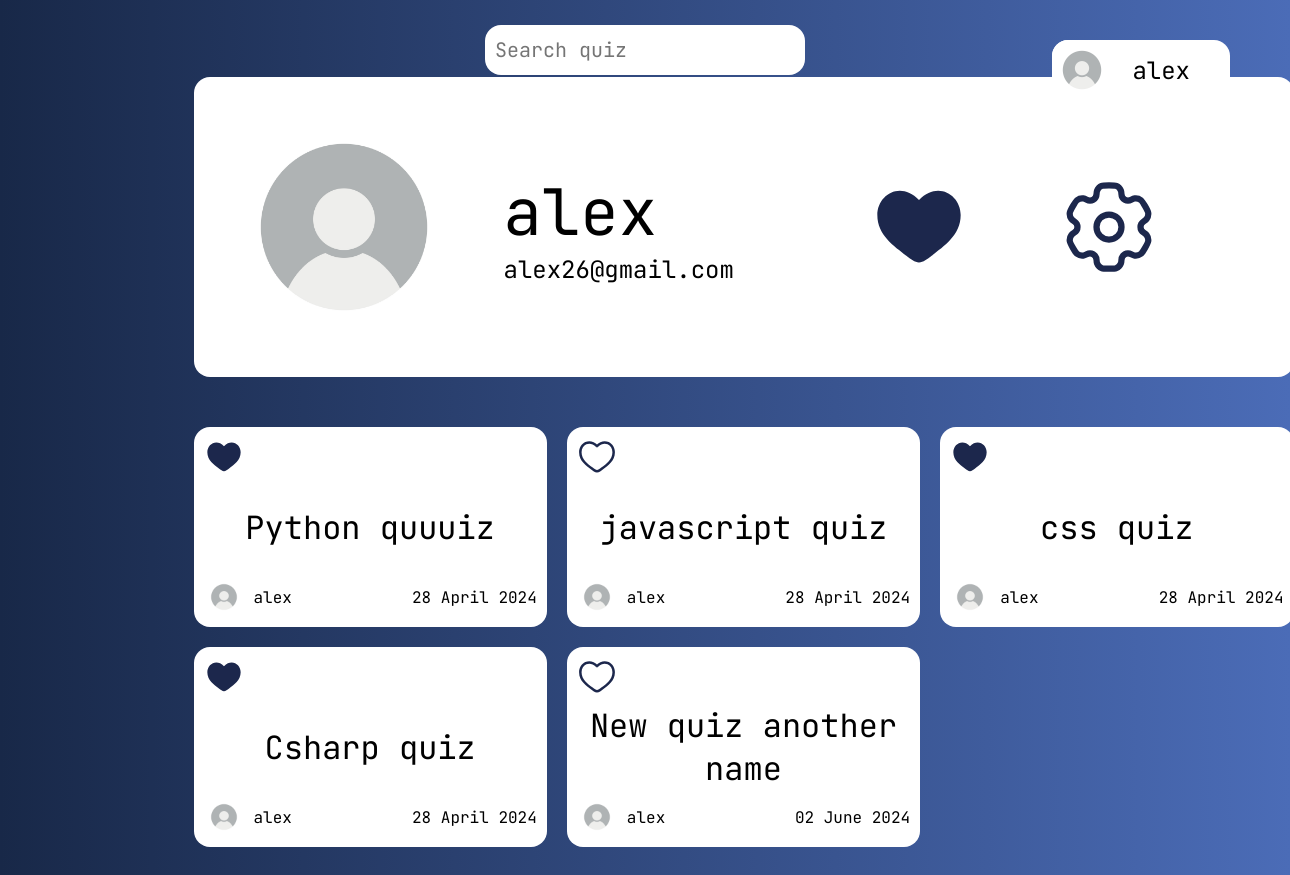
Screenshot of /user/1/ (signed in) with the database file from the repository.
### quiz_app/models.py (models this page shows, shortened)
class Quiz(models.Model):
    DIFFICULTY_CHOICES = (
        ('Easy', 'Easy'),
        ('Moderately Easy', 'Moderately Easy'),
        ('Intermediate', 'Intermediate'),
        ('Moderately Hard', 'Moderately Hard'),
        ('Hard', 'Hard'),
    )
    id = models.AutoField(primary_key=True)
    title = models.CharField(max_length=100)
    description = models.TextField(default='description')
    author = models.ForeignKey(User, on_delete=models.CASCADE, default=1)
    difficulty = models.CharField(max_length=20, choices=DIFFICULTY_CHOICES, default='Easy')
    created_at = models.DateTimeField(default=date.today, editable=False)
    tags = models.ManyToManyField(Tag)
    is_public = models.BooleanField(default=True)
    class Meta:
        verbose_name_plural = "Quizzes"

### quiz_app/views.py (the view)
# urls.py: path('user/<int:pk>/', user_page, name='user'),
def user_page(request, pk):
    user = User.objects.get(pk=pk)
    user_avatar = "a"
    users_quizzes = Quiz.objects.filter(author=user)
    liked_quizzes = set(LikeQuiz.objects.filter(user__id=request.user.pk).values_list('quiz_id', flat=True))
    context = {'user': user, 'user_avatar': user_avatar, 'users_quizzes': users_quizzes, 'liked_quizzes': liked_quizzes}
    return render(request, 'quiz_app/user/user.html', context)

### quiz_app/templates/quiz_app/user/user.html (shortened to what this page needs)
{% extends 'quiz_app/base.html' %}
{% load static %}
{% block styles %}
<link rel="stylesheet" href="{% static 'quiz_app/css/user.css' %}">
{% endblock %}
{% block content %}
<div class="userblock">
    <div class="userblock-info">
        <div class="userblock-left">
            {% if user_avatar.avatar %}
                <img class="user-avatar" src="{{ user_avatar.avatar.url }}" alt="">
            {% else %}
                <img class="user-avatar" src="/media/site/user_avatar.jpg" alt="">
            {% endif %}
        </div>
        <div class="userblock-right">
            <a href="{% url 'user' pk=user.pk %}"><h2 class="username">{{user.username}}</h2></a>
            <h4 class="useremail">{{user.email}}</h4>
        </div>
        <div class="userblock-buttons">
            <a class="userblock-liked button" href="{% url 'user_liked' pk=user.pk %}">
                <img class="userblock-img" src="/media/site/heart_full.svg" alt="">
            </a>
            {% if request.user.pk == user.pk %}
                <div class="userblock-liked button" onclick="showOptionBlock()">
                    <img id="opetSettings" class="userblock-img" src="/media/site/settings.svg" alt="">
                </div>
            {% endif %}
        </div>
    </div>
</div>
<div class="user-quizzes">
    {% for quiz in users_quizzes %}
        <div>
            <div class="quiz">
                <div class="quiz-rating">
                    {% if quiz.id in liked_quizzes %}
                        <a onclick="dislikeQuiz({{ quiz.id }}, '{{ quiz.title }}')"><img src="/media/site/heart_full.svg" alt="heart"></a>
                    {% else %}
                        <a onclick="likeQuiz({{ quiz.id }}, )"><img src="/media/site/heart_empty.svg" alt="heart"></a>
                    {% endif %}
                </div>
                    <a class="my-quiz quiz-title" href="{% url 'quiz_change' quiz_id=quiz.id %}">{{quiz.title}}</a>
                <div class="quiz-info">
                    <div class="info-user">
                        {% if quiz.author.user_avatar.avatar %}
                            <img class="user-avatar" src="{{ user_avatar.avatar.url }}" alt="">
                        {% else %}
                            <img class="user-avatar" src="/media/site/user_avatar.jpg" alt="">
                        {% endif %}
                        <p>{{quiz.author}}</p>
                    </div>
                    <div class="date">{{quiz.created_at|date:"d F Y"}}</div>
                </div>
            </div>
        </div>
    {% endfor %}
</div>
{% endblock %}

### quiz_app/templates/quiz_app/base.html (shortened to what this page needs)
<!DOCTYPE html>
{% load static %}
<html lang="en">
<head>
    <link rel="stylesheet" href="{% static 'quiz_app/css/base.css' %}">
    {% block styles %}{% endblock %}
</head>
<body>
{% if request.user.is_authenticated %}
    <a href="{% url 'user' pk=request.user.pk %}" class="user">
        {% if request.user.userprofile.avatar %}
            <img src="{{request.user.userprofile.avatar.url}}" alt="" class="user-img">
        {% else %}
            <img src="/media/site/user_avatar.jpg" alt="" class="user-img">
        {% endif %}
        <p class="user-name">{{request.user.username}}</p>
    </a>
{% else %}
    <div class="user user-login">
        <a href="{% url 'login' %}">Login</a>
        <a href="{% url 'sign_up' %}">Sign up</a>
    </div>
{% endif %}
<div class="search-bar">
    <form class="search-bar-form" method="GET" action="{% url 'search' %}">
        <input class="form-input" type="text" placeholder="Search quiz" name="q">
    </form>
</div>
<div class="container">
    {% block content %}
    {% endblock %}
</div>
</body>
</html>

### quiz_app/static/quiz_app/css/base.css (style rules this page uses)
body { font-family: "JetBrains Mono", monospace; font-optical-sizing: auto; font-weight: 400; font-style: normal; background: #4b6cb7; background: -webkit-linear-gradient(to right, #182848, #4b6cb7); background: linear-gradient(to right, #182848, #4b6cb7); }
.container { margin: 0 auto; padding-top: 6%; padding-bottom: 4%; width: 70%; height: fit-content; min-height: 100dvh; }
.user { width: fit-content; height: 60px; background-color: #fff; border-radius: 16px; position: fixed; display: flex; align-items: center; top: 40px; right: 60px; }
.user-img { height: 60px; width: 60px; border-radius: 16px; }
.user-name { margin: 0 40px 0 20px; font-size: 24px; }
.search-bar { width: 320px; height: 50px; background-color: #fff; border-radius: 16px; position: fixed; right: 50%; transform: translate(50%, 50%); }
.search-bar-form, .form-input { width: 100%; height: 50px; }
.form-input { padding: 10px; font-size: 20px; }
.form-input::placeholder { font-size: 20px; }
.quiz { padding: 10px; max-width: 400px; width: 100%; height: 200px; background-color: #fff; border-radius: 16px; display: flex; flex-direction: column; justify-content: space-between; }
.quiz-title { text-align: center; font-size: 32px; }
.quiz-rating { display: flex; align-items: center; }
.quiz-rating img { width: 40px; height: 40px; }
.quiz-info { display: flex; justify-content: space-between; align-items: center; }
.info-user { display: flex; align-items: center; column-gap: 10px; }
.info-user img { width: 40px; height: 40px; border-radius: 16px; }

### quiz_app/static/quiz_app/css/user.css (style rules this page uses)
.userblock { display: flex; flex-direction: column; align-items: center; margin: 0 auto; width: 1100px; height: 300px; border-radius: 16px; background-color: #fff; gap:50px; margin-bottom: 50px; }
.userblock-info { padding: 20px; display: flex; gap: 30px; width: 100%; }
.userblock-right { display: flex; flex-direction: column; justify-content: center; }
.userblock-buttons { margin-left: 80px; display: flex; gap: 40px; align-items: center; }
.username { font-size: 64px; }
.useremail { font-size: 24px; }
.user-avatar { width: 260px; height: 260px; }
.button { display: flex; align-items: center; justify-content: center; width: 150px; height: 150px; border-radius: 16px; background-color: #fff; }
.userblock-img { width: 100px; height: 100px; }
.user-quizzes { margin: 0 auto; width: 1100px; display: grid; grid-template-columns: repeat(3, 1fr); gap: 20px; justify-content: center; }
.quiz { padding: 10px; max-width: 400px; width: 100%; height: 200px; background-color: #fff; border-radius: 16px; display: flex; flex-direction: column; justify-content: space-between; }
.quiz-title { text-align: center; font-size: 32px; }
.quiz-rating { display: flex; align-items: center; }
.quiz-rating img { width: 40px; height: 40px; }
.quiz-info { display: flex; justify-content: space-between; align-items: center; }

### rows the page displays
Quiz: title "Python quuuiz", author "alex", created_at "28 April 2024"
Quiz: title "javascript quiz", author "alex", created_at "28 April 2024"
Quiz: title "css quiz", author "alex", created_at "28 April 2024"
Quiz: title "Csharp quiz", author "alex", created_at "28 April 2024"
Quiz: title "New quiz another name", author "alex", created_at "02 June 2024"

### other values shown
{{ request.user.username }} "alex"
{{ user.username }} "alex"
{{ user.email }} "alex26@gmail.com"
